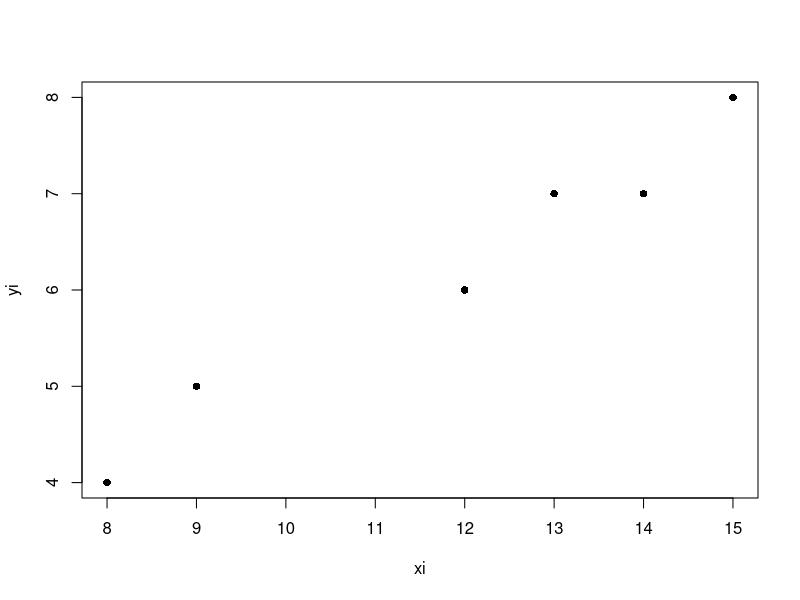
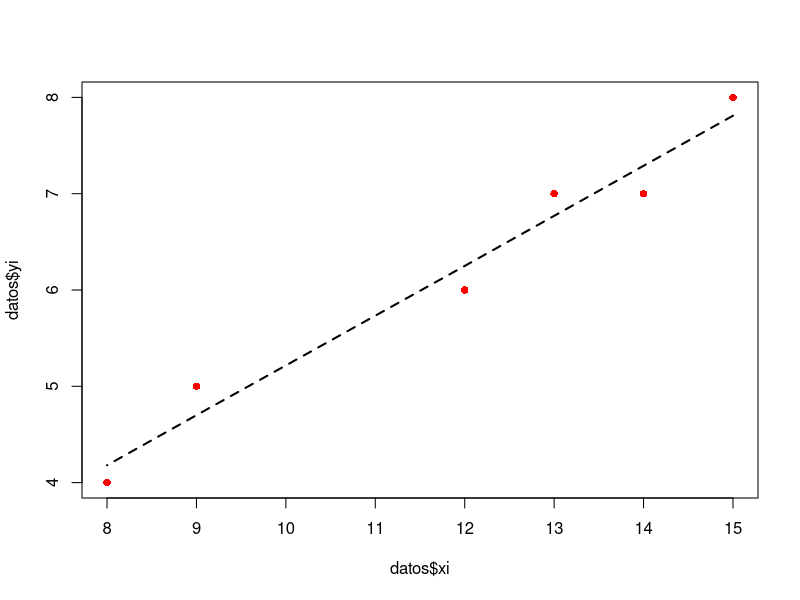
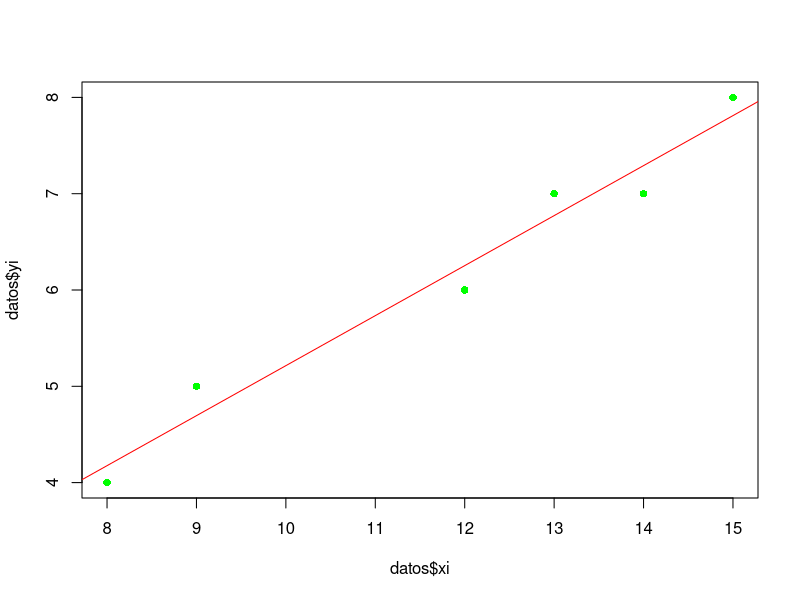

R code for these plots, in order:
# Clase  # 5
#  MAGT
# 11.03.2021
# Principios de estadística
# Regresión


# Datos iniciales ---------------------------------------------------------


xi <- c(15, 14, 13, 12, 9, 8)
yi <- c(8, 7, 7, 6, 5, 4)


plot(xi, yi, pch = 16)

# Crear un objeto (datos) con dos columnas diam (xi) y altura (yi)
datos <- data.frame(xi, yi)



# Crear una nueva columna en (datos) que tenga la observación en x menos la media de x (xi_m)
datos$xi_m <- round(datos$xi - mean(datos$xi),2)


# Crear una nueva columna en (datos) que tenga la observación en y menos la media de y (yi_m)
datos$yi_m <- round(datos$yi - mean(datos$yi),2)

# Crear la multiplicación de xi_m * yi_m

datos$xiyi_M <- round(datos$xi_m*datos$yi_m,2)

datos$xi_m2 <- round(datos$xi_m^2,2)

# Determinar Beta ---------------------------------------------------------


# Estimar el coeficiente Beta (pendiente de la línea de regresión)
beta <- sum(datos$xiyi_M)/sum(datos$xi_m2)

# Valor de Beta es=
beta



# Determinar Alfa ---------------------------------------------------------

# alfa= media de Y - beta*media de X

alfa <- mean(datos$yi) - beta*mean(datos$xi)
alfa


datos$yprima <- round(alfa + beta*datos$xi,2)



plot(datos$xi, datos$yi, pch = 16, col="red")
lines(datos$xi, datos$yprima, type="l", lty=2, lwd=2)

#  Ejercicio en clase: Encontrar la altura para los siguientes diámetros: 8.5, 10.3, 11.4, 12.5, 13.6, 14.3

diametros <- c(8.5, 10.3, 11.4, 12.5, 13.6, 14.3)

yprima <- round(alfa + beta * diametros, 2)

estimados <- data.frame(diametros, yprima)

# Regresión usando la función lm ------------------------------------------

diam.lm <- lm(datos$yi ~ datos$xi) 
diam.lm
summary(diam.lm)

diam.lm$fitted.values
sum(diam.lm$residuals)

plot(datos$xi, datos$yi, col="green", pch=16)
abline(diam.lm, col="red")

cor.test(datos$xi, datos$yi)
